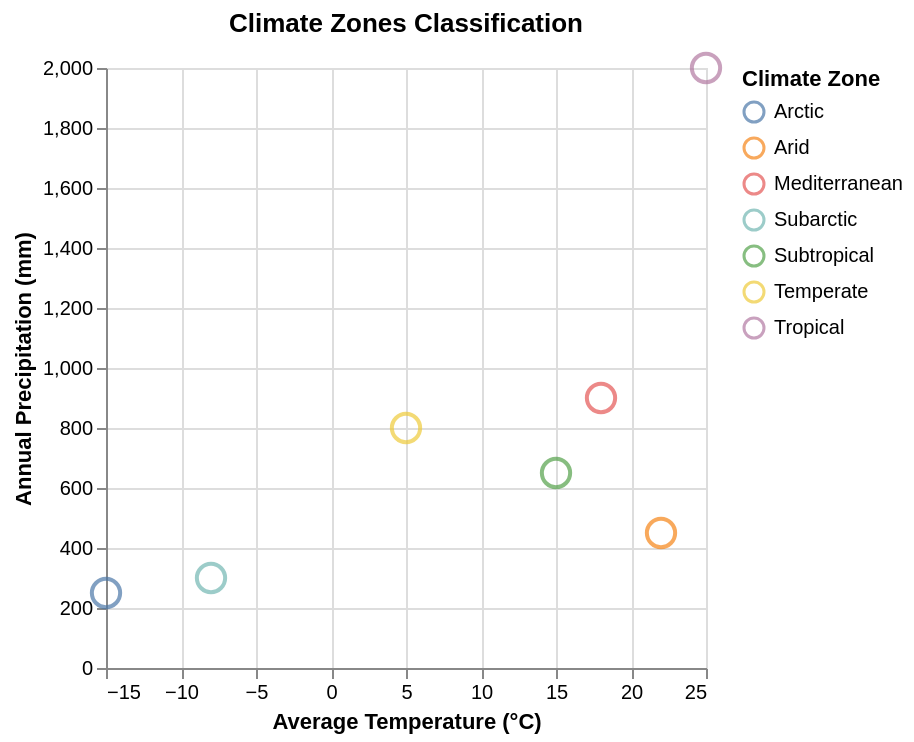

Describe this chart as a Vega-Lite specification.
### Vega-Lite specification from a JSON file in a GitHub repository (floating-point values rounded to 4 significant figures)
{"$schema": "https://vega.github.io/schema/vega-lite/v6.json", "description": "Climate zone temperature distribution", "data": {"values": [{"avgTemp": -15, "precipitation": 250, "zone": "Arctic"}, {"avgTemp": 5, "precipitation": 800, "zone": "Temperate"}, {"avgTemp": 15, "precipitation": 650, "zone": "Subtropical"}, {"avgTemp": 25, "precipitation": 2000, "zone": "Tropical"}, {"avgTemp": -8, "precipitation": 300, "zone": "Subarctic"}, {"avgTemp": 22, "precipitation": 450, "zone": "Arid"}, {"avgTemp": 18, "precipitation": 900, "zone": "Mediterranean"}]}, "mark": {"type": "point", "size": 200}, "encoding": {"x": {"field": "avgTemp", "type": "quantitative", "axis": {"title": "Average Temperature (°C)"}}, "y": {"field": "precipitation", "type": "quantitative", "axis": {"title": "Annual Precipitation (mm)"}}, "color": {"field": "zone", "type": "nominal", "legend": {"title": "Climate Zone"}}, "tooltip": [{"field": "zone", "type": "nominal", "title": "Zone"}, {"field": "avgTemp", "type": "quantitative", "title": "Avg Temp (°C)"}, {"field": "precipitation", "type": "quantitative", "title": "Precipitation (mm)"}]}, "title": "Climate Zones Classification"}
